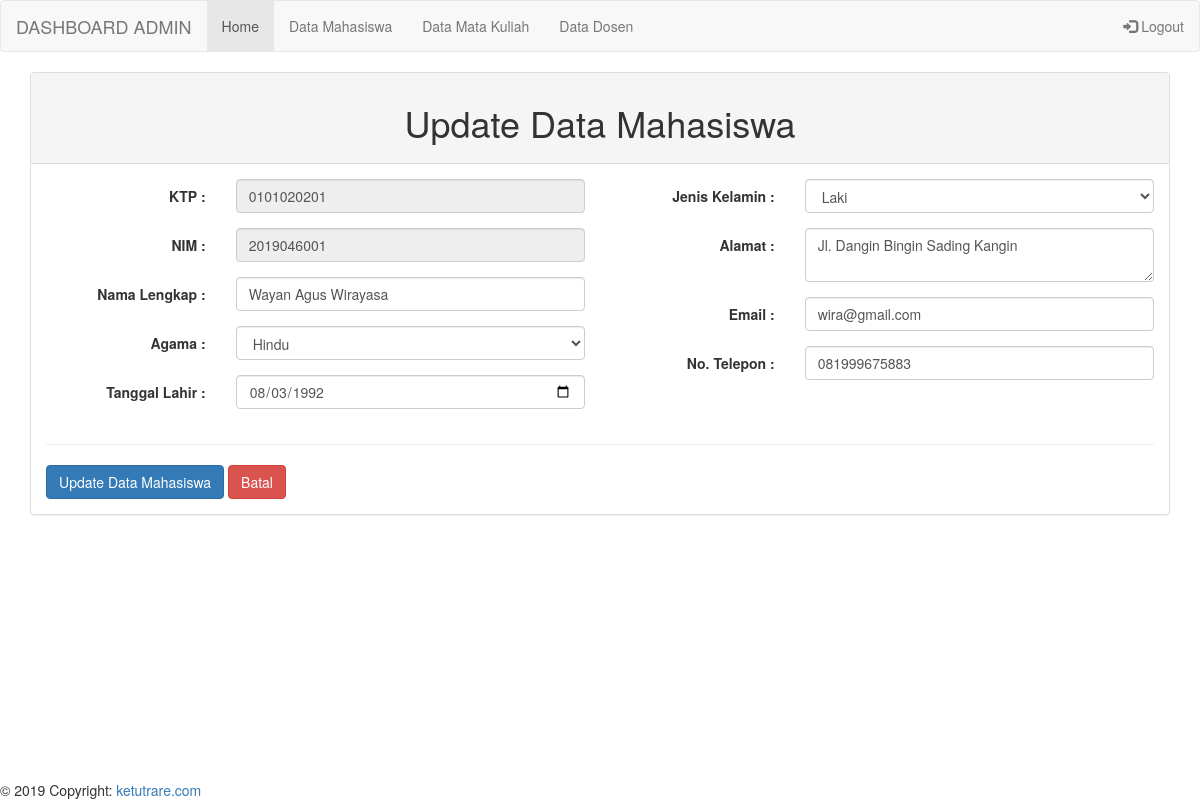
Page /adm_mahasiswa/update_mhs.php?id=1 (signed in) on the committed database.
### tables this page shows
CREATE TABLE `tb_mahasiswa` (
  `id_mhs` int(10) NOT NULL AUTO_INCREMENT,
  `ktp_mhs` varchar(10) DEFAULT NULL,
  `nim_mhs` varchar(10) DEFAULT NULL,
  `nama_mhs` varchar(50) DEFAULT NULL,
  `agama_mhs` varchar(10) DEFAULT NULL,
  `tgllahir_mhs` varchar(20) DEFAULT NULL,
  `jk_mhs` varchar(10) DEFAULT NULL,
  `alamat_mhs` varchar(200) DEFAULT NULL,
  `email_mhs` varchar(50) DEFAULT NULL,
  `notlp_mhs` varchar(15) DEFAULT NULL,
  PRIMARY KEY (`id_mhs`)
);

### functions/function_mhsadm.php (called while the page is built, shortened)
<?php
require "koneksi.php";
function query_view($query_view) {
    global $koneksi;
    $result = mysqli_query($koneksi, $query_view);
    $rows = [];
    while($row = mysqli_fetch_assoc($result)) {
        $rows[] = $row;
    }
    return $rows;
}
?>

### adm_mahasiswa/update_mhs.php (the view, shortened to what this page needs)
<?php
include '../template/adm_nav.php';
require "../functions/function_mhsadm.php";
$id = $_GET["id"];
$data_mahasiswa = query_view("SELECT * FROM tb_mahasiswa WHERE id_mhs = $id")[0];
?>
<div class="container">
<div class="panel panel-default">
<div class="panel-heading">
<h1 align="center">Update Data Mahasiswa</h1>
</div>
<div class="panel-body">
    <form class="form-horizontal" action="" method="post">
    <div class="row">
        <div class="col-lg-6">
            <div class="form-group">
                <label class="control-label col-sm-4" for="ktp_mhs">KTP :</label>
                <div class="col-sm-8">
                    <input type="text" class="form-control" id="ktp_mhs" name="ktp_mhs" readonly value="<?php echo $data_mahasiswa["ktp_mhs"];?>">
                </div>
            </div>
            <div class="form-group">
                <label class="control-label col-sm-4" for="nim_mhs">NIM :</label>
                <div class="col-sm-8">
                    <input type="text" class="form-control" id="nim_mhs" name="nim_mhs" readonly value="<?php echo $data_mahasiswa["nim_mhs"];?>">
                </div>
            </div>
            <div class="form-group">
                <label class="control-label col-sm-4" for="nama_mhs">Nama Lengkap :</label>
                <div class="col-sm-8">
                    <input type="text" class="form-control" id="nama_mhs" name="nama_mhs" required value="<?php echo $data_mahasiswa["nama_mhs"];?>">
                </div>
            </div>
            <div class="form-group">
                <label class="control-label col-sm-4" for="agama_mhs">Agama :</label>
                <div class="col-sm-8"><select id="agama_mhs" name="agama_mhs" class="form-control select2" style="width: 100%;">
                    <option value="<?php echo $data_mahasiswa["agama_mhs"];?>" selected="selected"><?php echo $data_mahasiswa["agama_mhs"];?></option>
                </select>
                </div>
            </div>
            <div class="form-group">
                <label class="control-label col-sm-4" for="tgllahir_mhs">Tanggal Lahir :</label>
                <div class="col-sm-8">
                    <input type="date" class="form-control" id="tgllahir_mhs" name="tgllahir_mhs" required value="<?php echo $data_mahasiswa["tgllahir_mhs"];?>">
                </div>
            </div>
        </div>
        <div class="col-lg-6">
            <div class="form-group">
                <label class="control-label col-sm-4" for="jk_mhs">Jenis Kelamin :</label>
                <div class="col-sm-8"><select id="jk_mhs" name="jk_mhs" class="form-control select2" style="width: 100%;">
                    <option value="<?php echo $data_mahasiswa["jk_mhs"];?>" selected="selected"><?php echo $data_mahasiswa["jk_mhs"];?></option>
                </select>
                </div>
            </div>
            <div class="form-group">
                <label class="control-label col-sm-4" for="alamat_mhs">Alamat :</label>
                <div class="col-sm-8">
                    <textarea id="alamat_mhs" name="alamat_mhs" class="form-control" required><?php echo $data_mahasiswa["alamat_mhs"];?></textarea>
                </div>
            </div>
            <div class="form-group">
                <label class="control-label col-sm-4" for="email_mhs">Email :</label>
                <div class="col-sm-8">
                    <input type="email" class="form-control" id="email_mhs" name="email_mhs" required value="<?php echo $data_mahasiswa["email_mhs"];?>">
                </div>
            </div>
            <div class="form-group">
                <label class="control-label col-sm-4" for="notlp_mhs">No. Telepon :</label>
                <div class="col-sm-8">
                    <input type="text" class="form-control" id="notlp_mhs" name="notlp_mhs" required value="<?php echo $data_mahasiswa["notlp_mhs"];?>">
                </div>
            </div>
        </div>
    </div>
    <hr>
    <button type="submit" name="submit" class="btn btn-primary">Update Data Mahasiswa</button>
    <a href="../admin/adm_mahasiswa.php" class="btn btn-danger">Batal</a>
    </form>
</div>
</div>
</div>
<?php
include '../template/footer.php';
?>

### rows in the picture
tb_mahasiswa: ktp_mhs "0101020201", nim_mhs "2019046001", nama_mhs "Wayan Agus Wirayasa", agama_mhs "Hindu", tgllahir_mhs "08/03/1992", jk_mhs "Laki", alamat_mhs "Jl. Dangin Bingin Sading Kangin", email_mhs "wira@gmail.com", notlp_mhs "081999675883"
